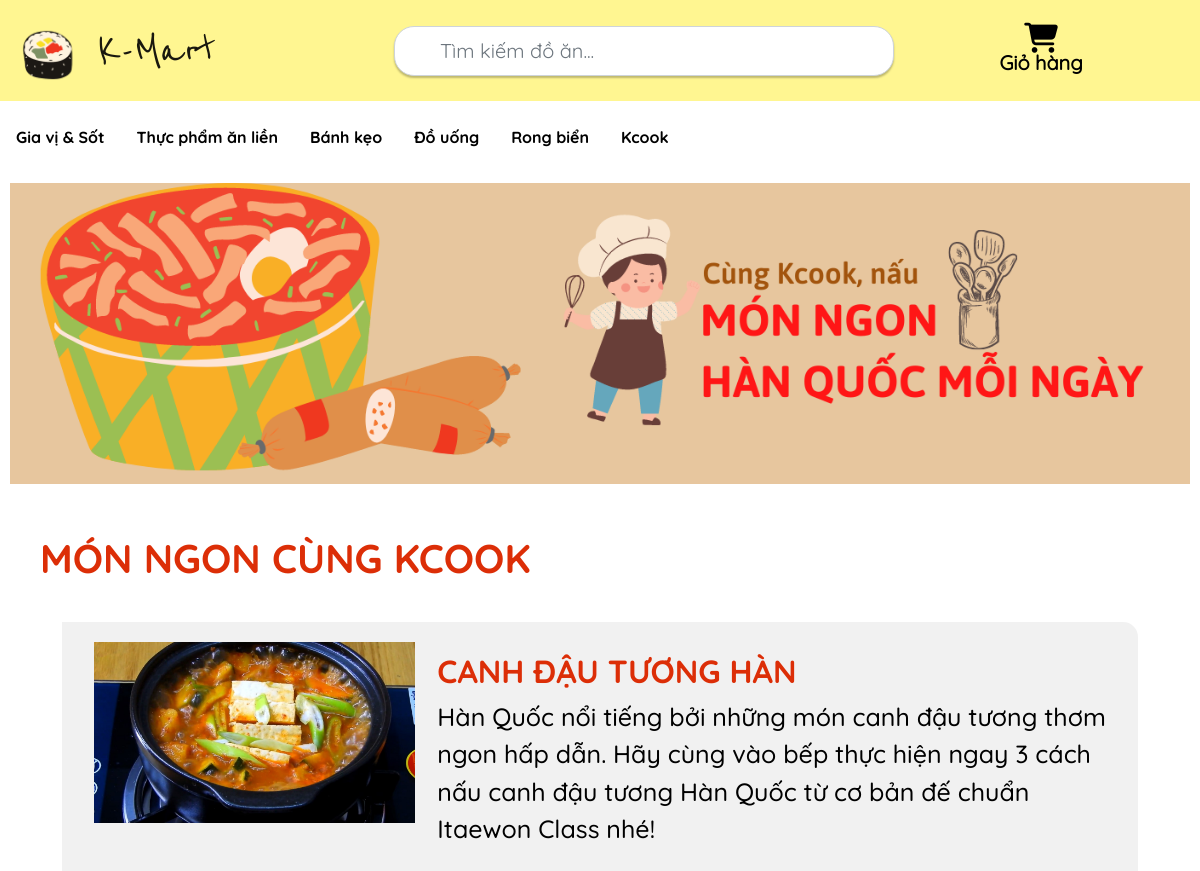
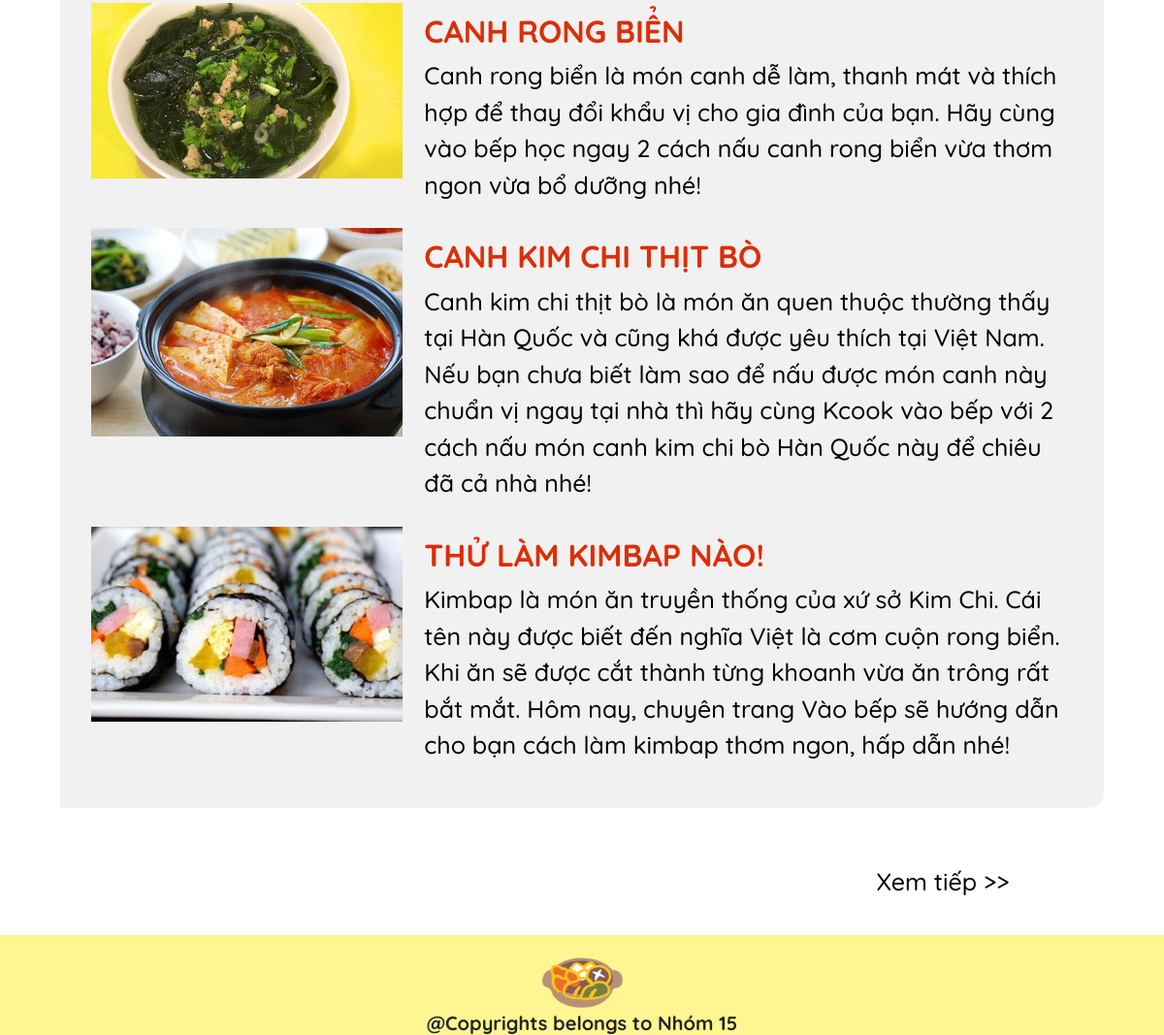
The page /kcook/ on the database its author committed (2 pictures, top to bottom).
### main/models.py (models this page shows, shortened)
class KcookPost(models.Model):
    title_post=models.TextField()
    image = models.ImageField(upload_to = "kcookpost_imgs/")
    nguyenlieu = models.TextField()
    introduction = models.CharField(max_length=350,null=True)
    cachlam = models.TextField()

### main/views.py (the view)
# urls.py: path("kcook/",views.kcook,name="kcook"),
def kcook(response):
    data = KcookPost.objects.all().order_by('-id')
    return render(response,"main/kcook.html",{'data':data})

### main/templates/main/kcook.html (shortened to what this page needs)
{% extends 'main/base.html' %}
{% load static %}
{% block linkcss %}
<link rel="stylesheet" type="text/css" href="{% static 'css/kcook.css' %}" />
{% endblock %}
{% block images %}
<div class="kcook-banner">
    <img
        src="{%static 'images\kcook-banner.png' %}"
        class="img-fluid img-banner mx-auto d-block"
        alt=""
    />
</div>
{% endblock %}
{% block sanpham %}
<div class="kcook">
    <h1>
    MÓN NGON CÙNG KCOOK
    </h1>
    <div class="container kcook-post" >
        <div class="row">
            {% if data %}
                {% for cat in data %}
            <div class="col-lg-4 col-md-12 col-sm-12">
                <img
                    src="/media/{{cat.image}}"
                    class="img-fluid img-banner mx-auto d-block "
                    alt=""
                    />
            </div>
            <div class="col-lg-8 col-md-12 col-sm-12 kcook-post-text">
                <a href="/kcook-post-list/{{cat.id}}"><h2>{{cat.title_post}}</h2></a>
                <p>{{cat.introduction}}</p>
            </div>
                {% endfor %}
            {% endif %}
        </div>
        <div class="d-grid gap-2 col-4 ms-auto">
            <p class="btn btn-xemtiep" type="button">
                Xem tiếp >>
            </p>
        </div>
    </div>
</div>
{% endblock %}

### main/static/css/base.css (style rules this page uses)
* { box-sizing: border-box; }
.img-banner { align-items: center; display: flex; justify-content: center; }

### main/static/css/kcook.css (style rules this page uses)
.kcook-banner .img-banner { padding: 10px; width: 1600px; }
.kcook h1 { margin: 40px; font-size: 40px; font-family: quicksand-bold; color: #DC2E07; }
.kcook-post a { font-size: 35px; font-family: quicksand-bold; color: #DC2E07; text-decoration: none; }
.kcook-post p { font-size: 25px; font-family: quicksand-medium; color: #000; }
.kcook-post .row { background: rgba(196, 196, 196, 0.23); border-radius: 0px 15px 15px 0px; margin: 20px; }
.kcook-post .btn-xemtiep { margin: 30px; font-family: quicksand-medium; }
.kcook-post .kcook-post-text { padding: 10px; }
.kcook-post .row { padding: 20px; }

### rows shown on the page
KcookPost: image (picture), title_post "CANH ĐẬU TƯƠNG HÀN", introduction "Hàn Quốc nổi tiếng bởi những món canh đậu tương thơm ngon hấp dẫn. Hãy cùng vào bếp thực hiện ngay 3 cách nấu canh đậu tương Hàn Quốc từ cơ bản đế chuẩn Itaewon Class nhé!"
KcookPost: image (picture), title_post "CANH RONG BIỂN", introduction "Canh rong biển là món canh dễ làm, thanh mát và thích hợp để thay đổi khẩu vị cho gia đình của bạn. Hãy cùng vào bếp học ngay 2 cách nấu canh rong biển vừa thơm ngon vừa bổ dưỡng nhé!"
KcookPost: image (picture), title_post "CANH KIM CHI THỊT BÒ", introduction "Canh kim chi thịt bò là món ăn quen thuộc thường thấy tại Hàn Quốc và cũng khá được yêu thích tại Việt Nam. Nếu bạn chưa biết làm sao để nấu được món canh này chuẩn vị ngay tại nhà thì hãy cùng Kcook vào bếp với 2 cách nấu món canh kim chi bò Hàn Quốc này để chiêu đã cả nhà nhé!"
KcookPost: image (picture), title_post "THỬ LÀM KIMBAP NÀO!", introduction "Kimbap là món ăn truyền thống của xứ sở Kim Chi. Cái tên này được biết đến nghĩa Việt là cơm cuộn rong biển. Khi ăn sẽ được cắt thành từng khoanh vừa ăn trông rất bắt mắt. Hôm nay, chuyên trang Vào bếp sẽ hướng dẫn cho bạn cách làm kimbap thơm ngon, hấp dẫn nhé!"
